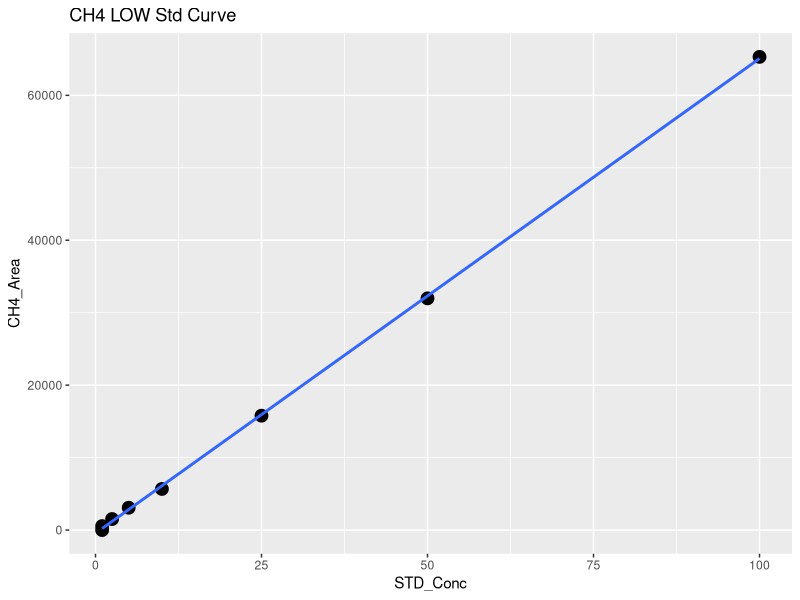
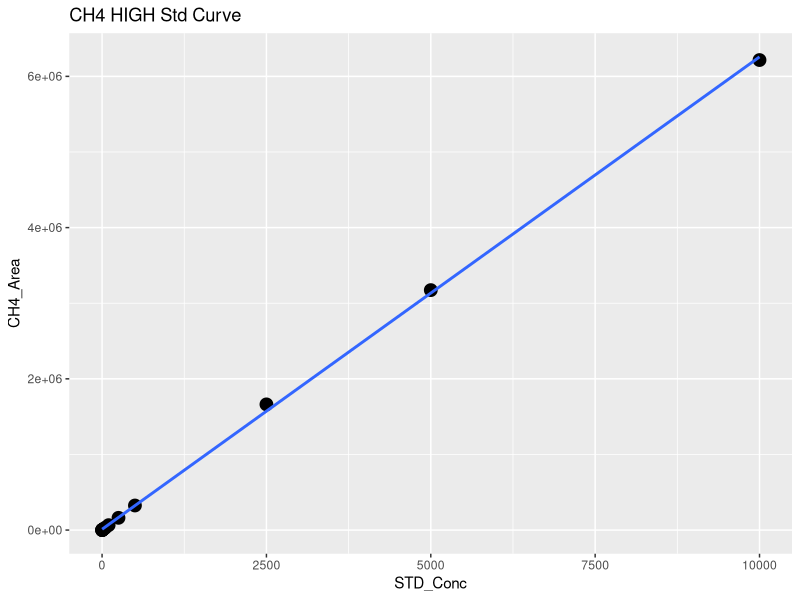
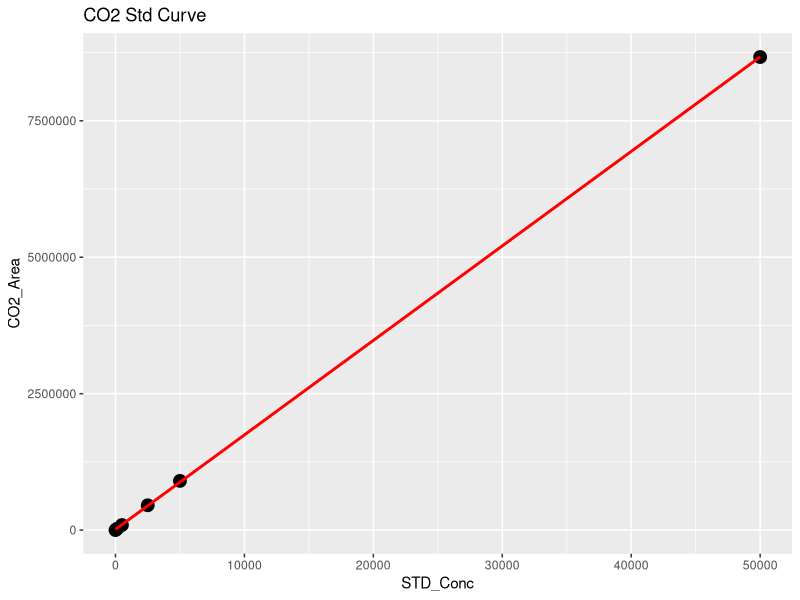
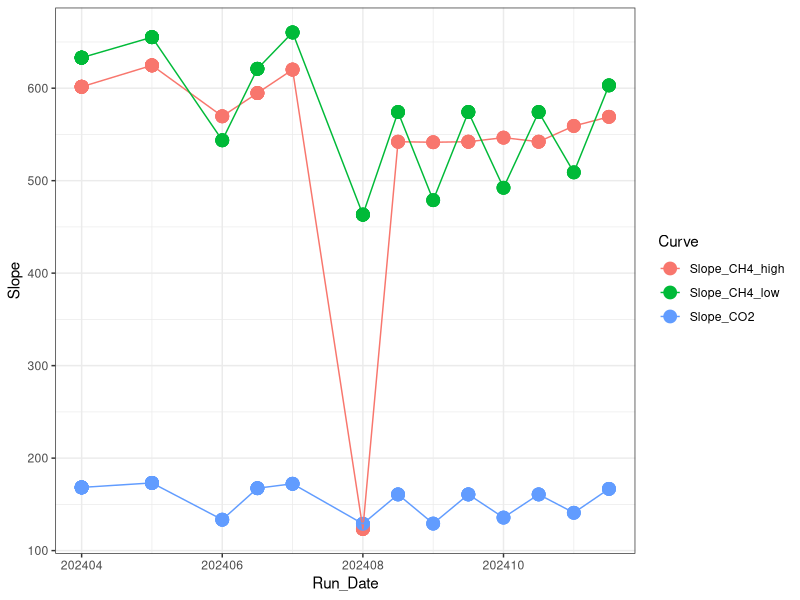

Write the R code that produced these figures, in order. (Note: this script raises an error after producing the figures.)
## ---- chunk 1
library(dplyr)
library(ggplot2)
library(ggpubr)
library(stringr)
## ---- chunk 2

#Read in June Data 
raw <- read.csv("2024 Raw Data/TEMPEST_SGW_MM_202405_entered.csv")
head(raw)

#pull out methane standards
stds_ch4 <-  raw %>%  
  filter(str_detect(Sample_Type, "STD_CH4"))
#head(stds_ch4)

#split into high curve and low curve for CH4
stds_ch4_low <- stds_ch4  %>%  
  filter(!STD_Conc > 100)

#Low curve for CH4
CH4_Low <- ggplot(stds_ch4_low, aes(STD_Conc, CH4_Area)) + geom_point(size=4) + 
  geom_smooth(method = "lm", se = FALSE) + labs(title="CH4 LOW Std Curve")
CH4_Low

CH4_Low_lm <- lm(stds_ch4_low$CH4_Area ~ stds_ch4_low$STD_Conc)
summary(CH4_Low_lm)
cf <- coef(CH4_Low_lm)

#create data frame with 1 rows and 0 columns
Slope_CH4_low <- data.frame(matrix(ncol = 0, nrow = 1))
Slope_CH4_low$Curve <- "Slope_CH4_low"
Slope_CH4_low$R2 <- summary(CH4_Low_lm)$adj.r.squared
Slope_CH4_low$Slope <- cf[2]
Slope_CH4_low$Intercept <- cf[1]
#head(Slope_CH4_low)

#High curve for CH4
CH4_High <- ggplot(stds_ch4, aes(STD_Conc, CH4_Area)) + geom_point(size=4) + 
  geom_smooth(method = "lm", se = FALSE) + labs(title="CH4 HIGH Std Curve")
CH4_High

stds_ch4_lm <- lm(stds_ch4$CH4_Area ~ stds_ch4$STD_Conc)
summary(stds_ch4_lm)
cf <- coef(stds_ch4_lm)

#create data frame with 1 rows and 0 columns
Slope_CH4_high <- data.frame(matrix(ncol = 0, nrow = 1))
Slope_CH4_high$Curve <- "Slope_CH4_high"
Slope_CH4_high$R2 <- summary(stds_ch4_lm)$adj.r.squared
Slope_CH4_high$Slope <- cf[2]
Slope_CH4_high$Intercept <- cf[1]
#head(Slope_CH4_high)

#pull out co2 standards
stds_co2 <-  raw %>%  
  filter(str_detect(Sample_Type, "STD_CO2"))
#head(stds_co2)

#CO2 Curve
CO2_stds <- ggplot(stds_co2, aes(STD_Conc, CO2_Area)) + geom_point(size=4) + 
  geom_smooth(method = "lm", se = FALSE, color="red") + labs(title="CO2 Std Curve")
CO2_stds

stds_co2_lm <- lm(stds_co2$CO2_Area ~ stds_co2$STD_Conc)
summary(stds_co2_lm)
cf <- coef(stds_co2_lm)

#create data frame with 1 rows and 0 columns
Slope_CO2 <- data.frame(matrix(ncol = 0, nrow = 1))
Slope_CO2$Curve <- "Slope_CO2"
Slope_CO2$R2 <- summary(stds_co2_lm)$adj.r.squared
Slope_CO2$Slope <- cf[2]
Slope_CO2$Intercept <- cf[1]
#head(Slope_CO2)

#pull all the slopes together into one dataframe 
Slopes <- rbind(Slope_CH4_low, Slope_CH4_high, Slope_CO2)
#head(Slopes)

#needs changed each time #####
Slopes$Run_Date <- c(202405, 202405, 202405)

log <- read.csv("2024 Raw Data/COMPASS_TEMPEST_Varian_QAQC_2024.csv")
head(log)
log <- log[ ,-c(1)]
log <- rbind(log, Slopes)

Slopes_chk <- ggplot(log, aes(Run_Date, Slope, col=Curve)) + geom_point(size=4) + geom_line() + theme_bw()
Slopes_chk

write.csv(log, "2024 Raw Data/COMPASS_TEMPEST_Varian_QAQC_2024.csv")
## ---- chunk 3
#head(raw)

#pull out methane standards
Samples <-  raw %>%  
  filter(!str_detect(Sample_Type, "STD_CH4")) %>%  
  filter(!str_detect(Sample_Type, "STD_CO2")) %>%  
  filter(!str_detect(Sample_Type, "Blank")) %>%  
  filter(!str_detect(Sample_Type, "Chk_STD")) %>%  
   filter(!str_detect(Sample_Type, "CHKSTD")) %>%
  filter(!str_detect(Sample_Type, "NA"))
#head(Samples)

#Now flag any areas that are above the 100ppm area for CH4
Samples$CH4_Curve <- ifelse(Samples$CH4_Area >71000, "High", "Low")
#head(Samples)

#Calculate CH4 concentrations in ppm
Samples$CH4_Conc_ppm <- ifelse(Samples$CH4_Area >71000, (Samples$CH4_Area-Slope_CH4_high$Intercept)/Slope_CH4_high$Slope,                                       (Samples$CH4_Area-Slope_CH4_low$Intercept)/Slope_CH4_low$Slope )

#Calculate CO2 concentrations in ppm 
Samples$CO2_Conc_ppm <- ((Samples$CO2_Area-Slope_CO2$Intercept)/Slope_CO2$Slope) 

#head(Samples)

##########make flags for any dilutions needed 
#highest CH4 standard = 10000
#highest CO2 standard = 50000

Samples$CH4_Flag <- ifelse(Samples$CH4_Conc_ppm >10000, "Needs Dilution", "Within Range")
Samples$CO2_Flag <- ifelse(Samples$CO2_Conc_ppm >50000, "Needs Dilution", "Within Range")
#head(Samples)

## ---- chunk 4

chks <-  raw %>%  
  filter(!str_detect(Sample_Type, "STD_CH4")) %>%  
  filter(!str_detect(Sample_Type, "STD_CO2")) %>%  
  filter(!str_detect(Sample_Type, "Blank")) %>%  
  filter(!str_detect(Sample_Type, "Unknown")) %>%  
  filter(!str_detect(Sample_Type, "NA"))
#head(chks)

#Calculate CH4 concentrations in ppm
chks$CH4_Conc_ppm <- ifelse(chks$CH4_Area >71000, 
                      (chks$CH4_Area-Slope_CH4_high$Intercept)/Slope_CH4_high$Slope,                                       (chks$CH4_Area-Slope_CH4_low$Intercept)/Slope_CH4_low$Slope )

#Calculate CO2 concentrations in ppm 
chks$CO2_Conc_ppm <- ((chks$CO2_Area-Slope_CO2$Intercept)/Slope_CO2$Slope)



#change this if check standard concentrations are different 
level_ch4 <- 5      #ppm
level_co2 <- 1000   #ppm

#calculate percent difference of check standards 
chks$Ch4_diff <- ((chks$CH4_Conc_ppm - level_ch4)/((chks$CH4_Conc_ppm + level_ch4)/2)) * 100
chks$CH4_diff_flag <-  ifelse(chks$Ch4_diff <10, 'YES', 'NO, rerun')

chks$CO2_diff <- ((chks$CO2_Conc_ppm - level_co2)/((chks$CO2_Conc_ppm + level_co2)/2)) * 100
chks$CO2_diff_flag <-  ifelse(chks$CO2_diff <10, 'YES', 'NO, rerun')

#now plot the Ch4 concentrations and the CO2 concentrations vs. the expected concentration 
#then also make the color the percent difference between the expected and observed concentration 

ch4_chk <-  ggplot(data = chks, aes(x = Sample_ID, y = CH4_Conc_ppm, fill=CH4_diff_flag)) +
       geom_bar(stat = 'identity') + 
        scale_fill_manual(values=c( "darkgrey",  "darkgreen"))+
        #scale_fill_gradient2(low='red', mid='white', high='blue', space='Lab') + 
        theme_classic() + labs(x= " ", y="CH4 (ppm)", title="Check Stds: CH4") + 
        theme(legend.position="bottom") +  geom_hline(yintercept=level_ch4, linetype="dashed", 
                color = "black", size=1)


co2_chk <-  ggplot(data = chks, aes(x = Sample_ID, y = CO2_Conc_ppm, fill=CO2_diff_flag)) +
       geom_bar(stat = 'identity') + 
        scale_fill_manual(values=c("darkgreen", "darkgrey"))+
        #scale_fill_gradient2(low='red', mid='white', high='blue', space='Lab') + 
        theme_classic() + labs(x= " ", y="CO2  (ppm)", title="Check Stds: CO2") + 
        theme(legend.position="bottom") +  geom_hline(yintercept=level_co2, linetype="dashed", 
                color = "black", size=1)

ggarrange(ch4_chk, co2_chk, nrow=1, ncol=2)


## ---- chunk 5

#multiply the concentration by the dilution factor
Samples$CH4_Conc_ppm_dilcorr <- (Samples$CH4_Conc_ppm * Samples$Dilution_Factor)

Samples$CO2_Conc_ppm_dilcorr <- (Samples$CO2_Conc_ppm * Samples$Dilution_Factor)

#check results
#head(Samples)

#quick first look at the samples 
ch4_samples <-  ggplot(data = Samples, aes(x = Sample_ID, y = CH4_Conc_ppm, fill=CH4_Flag)) +
       geom_bar(stat = 'identity') + 
        scale_fill_manual(values=c("darkgreen","red"))+
        #scale_fill_gradient2(low='red', mid='white', high='blue', space='Lab') + 
        theme_classic() + labs(x= " ", y="CH4 (ppm)", title="CH4: Green = Within Range") + 
        theme(legend.position="none") 


co2_samples <-  ggplot(data = Samples, aes(x = Sample_ID, y = CO2_Conc_ppm, fill=CO2_Flag)) +
       geom_bar(stat = 'identity') + 
        scale_fill_manual(values=c("red",  "darkgreen"))+
        #scale_fill_gradient2(low='red', mid='white', high='blue', space='Lab') + 
        theme_classic() + labs(x= " ", y="CO2 (ppm)", title="CO2: Green = Within Range") + 
        theme(legend.position="none") 

ggarrange(ch4_samples, co2_samples, nrow=1, ncol=2)


## ---- chunk 6

# Convert ppm CH4 to total umol CH4 in the sample headspace
# use Ideal Gas Law:  
#   hdsp umol CH4 = ppm CH4*(PV/RT) 
#      P = 1 (pressure in atm)
#      R = 0.082 (gas constant)
#      V = 0.015 (gas syringe volume in L)
#      T = "TempC" column value in Kelvin (equilibration temperature)

#set the volume used for the sample
volume = 0.02
TempC <-  25 #I am assuming 25C not sure how we want to handle this

#Calculate CH4 concentrations in ppm
Samples$CH4_Conc_umol <- ifelse(Samples$G_W == "W",
                    ((Samples$CH4_Conc_ppm_dilcorr*((1*volume/1000)/(0.08206*(TempC+273.15))))/(volume/1000)),
                    ((((Samples$CH4_Conc_ppm_dilcorr/1000))/16.04)*1000000  ))
Samples$CO2_Conc_umol <- ifelse(Samples$G_W == "W",
                    ((Samples$CO2_Conc_ppm_dilcorr*((1*volume/1000)/(0.08206*(TempC+273.15))))/(volume/1000)),
                    ((((Samples$CO2_Conc_ppm_dilcorr/1000))/16.04)*1000000  ))

#do an if then statement (if it says water use this and if it says gas then use )
#Samples$hdsp_umol_CH4 <- (Samples$CH4_Conc_ppm_dilcorr*((1*volume/1000)/(0.08206*(TempC+273.15))))/(volume/1000)
#Samples$hdsp_umol_CO2 <- Samples$CO2_Conc_ppm_dilcorr*((1*volume/1000)/(0.08206*(TempC+273.15)))
# Convert headspace CH4 to dissolved umol/L Ch4 in sample
#Samples$pw_umol_CH4 <- Samples$hdsp_umol_CH4/(volume/1000)

#quick first look at the samples 
ch4_samples1 <-  ggplot(data = Samples, aes(x = Sample_ID, y = CH4_Conc_umol, fill=G_W)) +
       geom_bar(stat = 'identity') + 
        scale_fill_manual(values=c("darkgrey","darkblue"))+
        #scale_fill_gradient2(low='red', mid='white', high='blue', space='Lab') + 
        theme_classic() + labs(x= " ", y="CH4 (uM)", title="CH4: Blue = PW Sample") + 
        theme(legend.position="none") 


co2_samples1 <-  ggplot(data = Samples, aes(x = Sample_ID, y = CO2_Conc_umol, fill=G_W)) +
       geom_bar(stat = 'identity') + 
        scale_fill_manual(values=c("darkgrey","darkblue"))+
        #scale_fill_gradient2(low='red', mid='white', high='blue', space='Lab') + 
        theme_classic() + labs(x= " ", y="CO2 (uM)", title="CO2: Blue = PW Sample") + 
        theme(legend.position="none") 

ggarrange(ch4_samples1, co2_samples1, nrow=1, ncol=2)

## ---- chunk 7
#check results
#head(Samples)

#pull out what we need 
Samples1 <- Samples[ ,c(1:3,6:16,20, 24:30)]
#head(Samples1)

write.csv(Samples1, "2024 Processed Data/COMPASS_TEMPEST_SGW_202405_Processed.csv")
